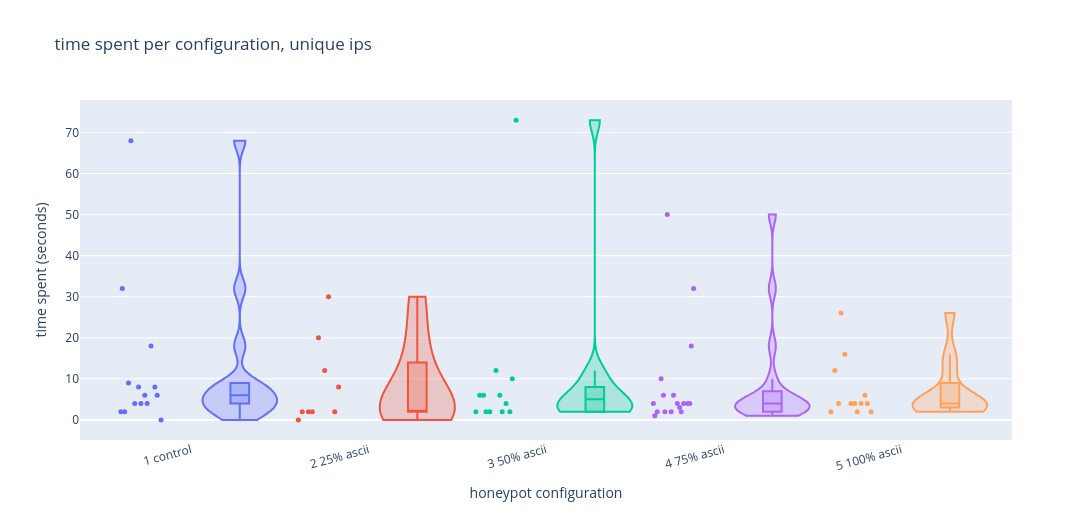

Source (notebook cell):
### Markdown cell above
## Time spent per configuration, unique IPs

One row per IP: the earliest attack. Repeat visits from the same scanner no longer fill the violin.

### Code cell
print(f"unique ips: {len(first)} (from {len(known)} attacks with an ip)")
fig_time_unique, plot_time_unique = make_violin(
    first,
    "session_seconds",
    "time spent per configuration, unique ips",
    "time spent (seconds)",
)
fig_time_unique.show()
print_summary(plot_time_unique, "session_seconds", duration=True)


print("Sessions loaded:", len(df))
print("Sessions plotted:", len(plot_time_all))
print(plot_time_all.groupby("config_label").size())

### Figure 1 — Plotly figure (JSON) as saved in the notebook; plotly's stock layout.template omitted (floating-point values rounded to 4 significant figures)
{"data": [{"hovertemplate": "1 control<br>time spent (seconds)=%{y}<extra></extra>", "marker": {"color": "#636EFA", "opacity": 1, "size": 5}, "mode": "markers", "name": "1 control observations", "type": "scatter", "x": [-0.12, 0.02833, -0.06334, 0.08498, -0.006687, -0.09836, 0.04997, -0.0417, 0.1066, 0.01495, -0.07672, 0.07161, -0.02006, -0.1117], "y": [2, 4, 68, 6, 4, 2, 18, 4, 0, 6, 9, 8, 8, 32]}, {"box": {"visible": true}, "fillcolor": "rgba(99, 110, 250, 0.25)", "hovertemplate": "1 control<br>time spent (seconds)=%{y}<extra></extra>", "line": {"color": "#636EFA", "width": 2}, "meanline": {"visible": false}, "name": "1 control distribution", "points": false, "spanmode": "hard", "type": "violin", "width": 0.42, "x": [0.55, 0.55, 0.55, 0.55, 0.55, 0.55, 0.55, 0.55, 0.55, 0.55, 0.55, 0.55, 0.55, 0.55], "y": [2, 4, 68, 6, 4, 2, 18, 4, 0, 6, 9, 8, 8, 32]}, {"hovertemplate": "2 25% ascii<br>time spent (seconds)=%{y}<extra></extra>", "marker": {"color": "#EF553B", "opacity": 1, "size": 5}, "mode": "markers", "name": "2 25% ascii observations", "type": "scatter", "x": [0.88, 1.028, 0.9367, 1.085, 0.9933, 0.9016, 1.05, 0.9583, 1.107], "y": [0, 12, 2, 2, 20, 2, 30, 2, 8]}, {"box": {"visible": true}, "fillcolor": "rgba(239, 85, 59, 0.25)", "hovertemplate": "2 25% ascii<br>time spent (seconds)=%{y}<extra></extra>", "line": {"color": "#EF553B", "width": 2}, "meanline": {"visible": false}, "name": "2 25% ascii distribution", "points": false, "spanmode": "hard", "type": "violin", "width": 0.42, "x": [1.55, 1.55, 1.55, 1.55, 1.55, 1.55, 1.55, 1.55, 1.55], "y": [0, 12, 2, 2, 20, 2, 30, 2, 8]}, {"hovertemplate": "3 50% ascii<br>time spent (seconds)=%{y}<extra></extra>", "marker": {"color": "#00CC96", "opacity": 1, "size": 5}, "mode": "markers", "name": "3 50% ascii observations", "type": "scatter", "x": [1.88, 2.028, 1.937, 2.085, 1.993, 1.902, 2.05, 1.958, 2.107, 2.015, 1.923, 2.072], "y": [2, 2, 2, 10, 12, 6, 4, 2, 73, 6, 6, 2]}, {"box": {"visible": true}, "fillcolor": "rgba(0, 204, 150, 0.25)", "hovertemplate": "3 50% ascii<br>time spent (seconds)=%{y}<extra></extra>", "line": {"color": "#00CC96", "width": 2}, "meanline": {"visible": false}, "name": "3 50% ascii distribution", "points": false, "spanmode": "hard", "type": "violin", "width": 0.42, "x": [2.55, 2.55, 2.55, 2.55, 2.55, 2.55, 2.55, 2.55, 2.55, 2.55, 2.55, 2.55], "y": [2, 2, 2, 10, 12, 6, 4, 2, 73, 6, 6, 2]}, {"hovertemplate": "4 75% ascii<br>time spent (seconds)=%{y}<extra></extra>", "marker": {"color": "#AB63FA", "opacity": 1, "size": 5}, "mode": "markers", "name": "4 75% ascii observations", "type": "scatter", "x": [2.88, 3.028, 2.937, 3.085, 2.993, 2.902, 3.05, 2.958, 3.107, 3.015, 2.923, 3.072, 2.98, 2.888, 3.037, 2.945, 3.093], "y": [4, 3, 6, 4, 6, 2, 4, 50, 32, 4, 10, 4, 2, 1, 2, 2, 18]}, {"box": {"visible": true}, "fillcolor": "rgba(171, 99, 250, 0.25)", "hovertemplate": "4 75% ascii<br>time spent (seconds)=%{y}<extra></extra>", "line": {"color": "#AB63FA", "width": 2}, "meanline": {"visible": false}, "name": "4 75% ascii distribution", "points": false, "spanmode": "hard", "type": "violin", "width": 0.42, "x": [3.55, 3.55, 3.55, 3.55, 3.55, 3.55, 3.55, 3.55, 3.55, 3.55, 3.55, 3.55, 3.55, 3.55, 3.55, 3.55, 3.55], "y": [4, 3, 6, 4, 6, 2, 4, 50, 32, 4, 10, 4, 2, 1, 2, 2, 18]}, {"hovertemplate": "5 100% ascii<br>time spent (seconds)=%{y}<extra></extra>", "marker": {"color": "#FFA15A", "opacity": 1, "size": 5}, "mode": "markers", "name": "5 100% ascii observations", "type": "scatter", "x": [3.88, 4.028, 3.937, 4.085, 3.993, 3.902, 4.05, 3.958, 4.107, 4.015, 3.923, 4.072], "y": [2, 2, 26, 4, 4, 12, 4, 16, 2, 4, 4, 6]}, {"box": {"visible": true}, "fillcolor": "rgba(255, 161, 90, 0.25)", "hovertemplate": "5 100% ascii<br>time spent (seconds)=%{y}<extra></extra>", "line": {"color": "#FFA15A", "width": 2}, "meanline": {"visible": false}, "name": "5 100% ascii distribution", "points": false, "spanmode": "hard", "type": "violin", "width": 0.42, "x": [4.55, 4.55, 4.55, 4.55, 4.55, 4.55, 4.55, 4.55, 4.55, 4.55, 4.55, 4.55], "y": [2, 2, 26, 4, 4, 12, 4, 16, 2, 4, 4, 6]}], "layout": {"height": 520, "showlegend": false, "title": {"text": "time spent per configuration, unique ips"}, "violingap": 0, "violinmode": "overlay", "width": 1300, "xaxis": {"range": [-0.35, 4.9], "tickangle": -15, "tickmode": "array", "ticktext": ["1 control", "2 25% ascii", "3 50% ascii", "4 75% ascii", "5 100% ascii"], "tickvals": [0.275, 1.275, 2.275, 3.275, 4.275], "title": {"text": "honeypot configuration"}}, "yaxis": {"title": {"text": "time spent (seconds)"}}}}
